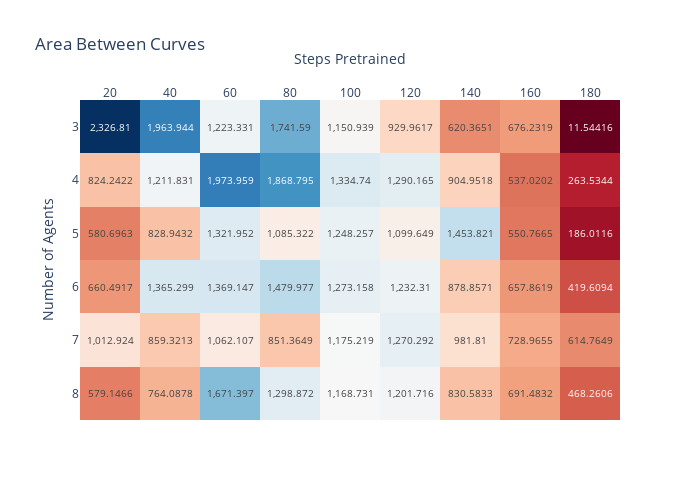

The cell this chart's notebook holds for it:
### Markdown cell above
## For Waterworld:

### Code cell
data = []

for num_agents in range(3,9):
    base_x, base_mean, retrain_results = plot_avg_retrain(
        num_agents, env="Waterworld", show=False, write=False,
        path=['mini-test-waterworld_history.csv','ww_test_history.csv']
        )
    z = base_mean.values.min()
    base_mean = base_mean.values - z

    for steps in retrain_results.steps_pretrained.unique():
        if steps < 200:
            res = retrain_results[retrain_results.steps_pretrained==steps
                                ]['per_agent_erm'].values - z
            a = int(steps/num_agents)
            b = a+len(res)
            dif = res - base_mean[a:b]
            auc = dif.cumsum().max()# * num_agents
            data.append({
                'Number of Agents': num_agents,
                'Steps Pretrained': steps,
                'Area Under Curve': auc,
            })

import plotly.express as px

df = pd.DataFrame(data)
piv = df.pivot(index="Number of Agents", columns="Steps Pretrained")

fig = px.imshow(piv,
                text_auto=True, title="Area Between Curves",
                labels=dict(x="Steps Pretrained", y="Number of Agents"),
                color_continuous_scale='RdBu', 
                 x=[f"{s}" for _,s in piv.columns],
                 y=piv.index
                )
fig.update_coloraxes(showscale=False) 
fig.update_xaxes(side="top")
fig.update_layout(width=700, height=500,)
fig.show()
#fig.write_image("Waterworld-AUCs.png")

### Figure 1 — Plotly figure (JSON) as saved in the notebook; plotly's stock layout.template omitted (floating-point values rounded to 4 significant figures)
{"data": [{"coloraxis": "coloraxis", "hovertemplate": "Steps Pretrained: %{x}<br>Number of Agents: %{y}<br>color: %{z}<extra></extra>", "name": "0", "texttemplate": "%{z}", "type": "heatmap", "x": ["20", "40", "60", "80", "100", "120", "140", "160", "180"], "xaxis": "x", "y": [3, 4, 5, 6, 7, 8], "yaxis": "y", "z": [[2327.0, 1964.0, 1223.0, 1742.0, 1151.0, 930.0, 620.4, 676.2, 11.54], [824.2, 1212.0, 1974.0, 1869.0, 1335.0, 1290.0, 905.0, 537.0, 263.5], [580.7, 828.9, 1322.0, 1085.0, 1248.0, 1100.0, 1454.0, 550.8, 186.0], [660.5, 1365.0, 1369.0, 1480.0, 1273.0, 1232.0, 878.9, 657.9, 419.6], [1013.0, 859.3, 1062.0, 851.4, 1175.0, 1270.0, 981.8, 729.0, 614.8], [579.1, 764.1, 1671.0, 1299.0, 1169.0, 1202.0, 830.6, 691.5, 468.3]]}], "layout": {"coloraxis": {"colorscale": [[0, "rgb(103,0,31)"], [0.1, "rgb(178,24,43)"], [0.2, "rgb(214,96,77)"], [0.3, "rgb(244,165,130)"], [0.4, "rgb(253,219,199)"], [0.5, "rgb(247,247,247)"], [0.6, "rgb(209,229,240)"], [0.7, "rgb(146,197,222)"], [0.8, "rgb(67,147,195)"], [0.9, "rgb(33,102,172)"], [1, "rgb(5,48,97)"]], "showscale": false}, "height": 500, "title": {"text": "Area Between Curves"}, "width": 700, "xaxis": {"anchor": "y", "constrain": "domain", "domain": [0, 1], "scaleanchor": "y", "side": "top", "title": {"text": "Steps Pretrained"}}, "yaxis": {"anchor": "x", "autorange": "reversed", "constrain": "domain", "domain": [0, 1], "title": {"text": "Number of Agents"}}}}
